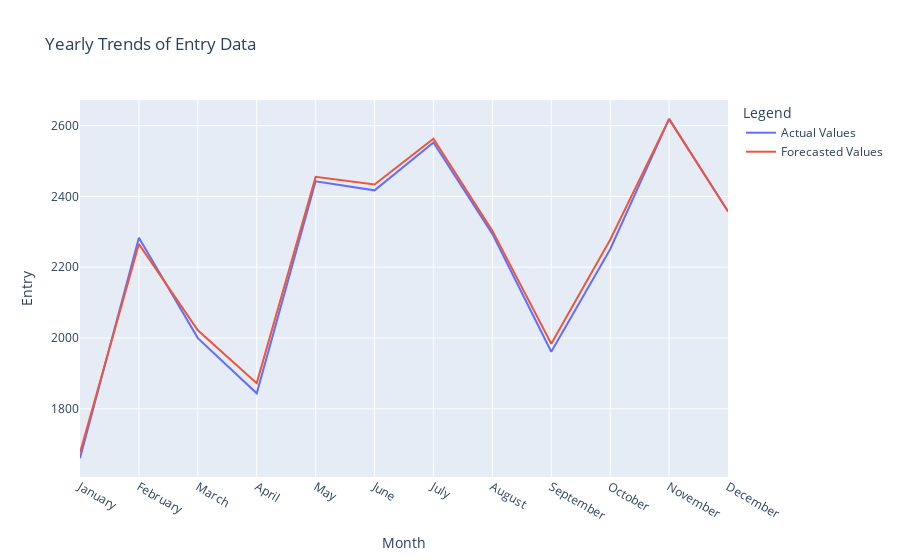

Here is the notebook cell this chart was saved with:
### Code cell
import pandas as pd
import plotly.express as px

# Group the data by month and calculate the mean for Actual Values and Forecasted Values
yearly_trends = df_features_with_predictions.groupby('month')[['Actual Values', 'Forecasted Values']].mean().reset_index()

# Map the month numbers to month names
yearly_trends['month'] = yearly_trends['month'].map({
    1: 'January', 2: 'February', 3: 'March', 4: 'April', 5: 'May', 6: 'June',
    7: 'July', 8: 'August', 9: 'September', 10: 'October', 11: 'November', 12: 'December'
})

# Sort the DataFrame by month order
yearly_trends['month'] = pd.Categorical(yearly_trends['month'], categories=[
    'January', 'February', 'March', 'April', 'May', 'June',
    'July', 'August', 'September', 'October', 'November', 'December'
], ordered=True)
yearly_trends = yearly_trends.sort_values('month')

# Plot the yearly trends using Plotly
fig = px.line(yearly_trends, x='month', y=['Actual Values', 'Forecasted Values'], title='Yearly Trends of Entry Data')

# Update layout for better visualization
fig.update_layout(
    xaxis_title='Month',
    yaxis_title='Entry',
    legend_title='Legend',
    xaxis=dict(
        tickmode='array',
        tickvals=[
            'January', 'February', 'March', 'April', 'May', 'June',
            'July', 'August', 'September', 'October', 'November', 'December'
        ],
        ticktext=[
            'January', 'February', 'March', 'April', 'May', 'June',
            'July', 'August', 'September', 'October', 'November', 'December'
        ]
    )
)

# Show the plot
fig.show()

### Figure 1 — Plotly figure (JSON) as saved in the notebook; plotly's stock layout.template omitted (floating-point values rounded to 4 significant figures)
{"data": [{"hovertemplate": "variable=Actual Values<br>month=%{x}<br>value=%{y}<extra></extra>", "legendgroup": "Actual Values", "line": {"color": "#636efa", "dash": "solid"}, "marker": {"symbol": "circle"}, "mode": "lines", "name": "Actual Values", "orientation": "v", "showlegend": true, "type": "scatter", "x": ["January", "February", "March", "April", "May", "June", "July", "August", "September", "October", "November", "December"], "xaxis": "x", "y": [1661.0, 2284.0, 2000.0, 1844.0, 2443.0, 2417.0, 2552.0, 2294.0, 1961.0, 2251.0, 2619.0, 2358.0], "yaxis": "y"}, {"hovertemplate": "variable=Forecasted Values<br>month=%{x}<br>value=%{y}<extra></extra>", "legendgroup": "Forecasted Values", "line": {"color": "#EF553B", "dash": "solid"}, "marker": {"symbol": "circle"}, "mode": "lines", "name": "Forecasted Values", "orientation": "v", "showlegend": true, "type": "scatter", "x": ["January", "February", "March", "April", "May", "June", "July", "August", "September", "October", "November", "December"], "xaxis": "x", "y": [1676.0, 2265.0, 2022.0, 1873.0, 2456.0, 2434.0, 2563.0, 2303.0, 1984.0, 2278.0, 2619.0, 2357.0], "yaxis": "y"}], "layout": {"legend": {"title": {"text": "Legend"}, "tracegroupgap": 0}, "title": {"text": "Yearly Trends of Entry Data"}, "xaxis": {"anchor": "y", "domain": [0, 1], "tickmode": "array", "ticktext": ["January", "February", "March", "April", "May", "June", "July", "August", "September", "October", "November", "December"], "tickvals": ["January", "February", "March", "April", "May", "June", "July", "August", "September", "October", "November", "December"], "title": {"text": "Month"}}, "yaxis": {"anchor": "x", "domain": [0, 1], "title": {"text": "Entry"}}}}
